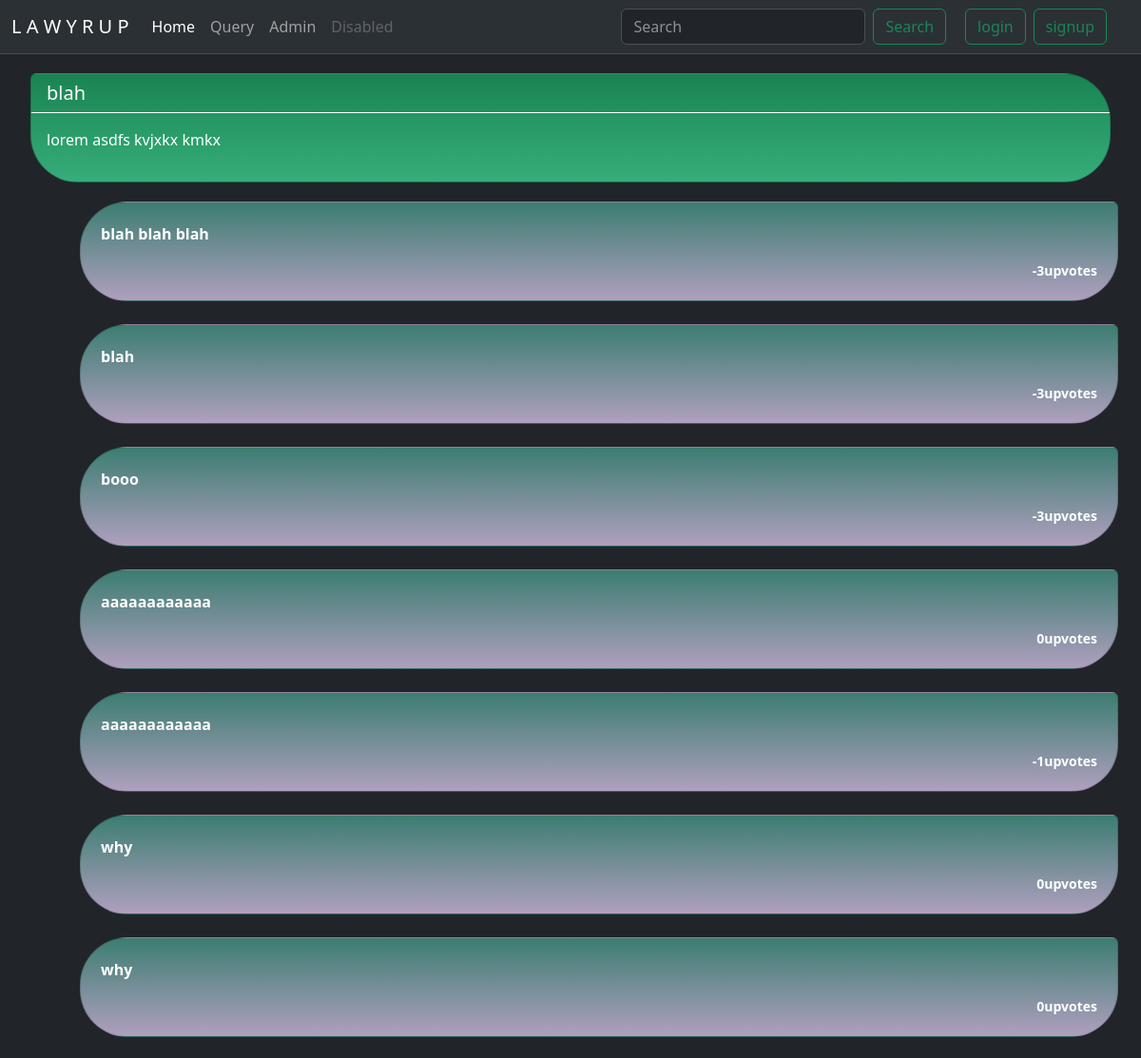
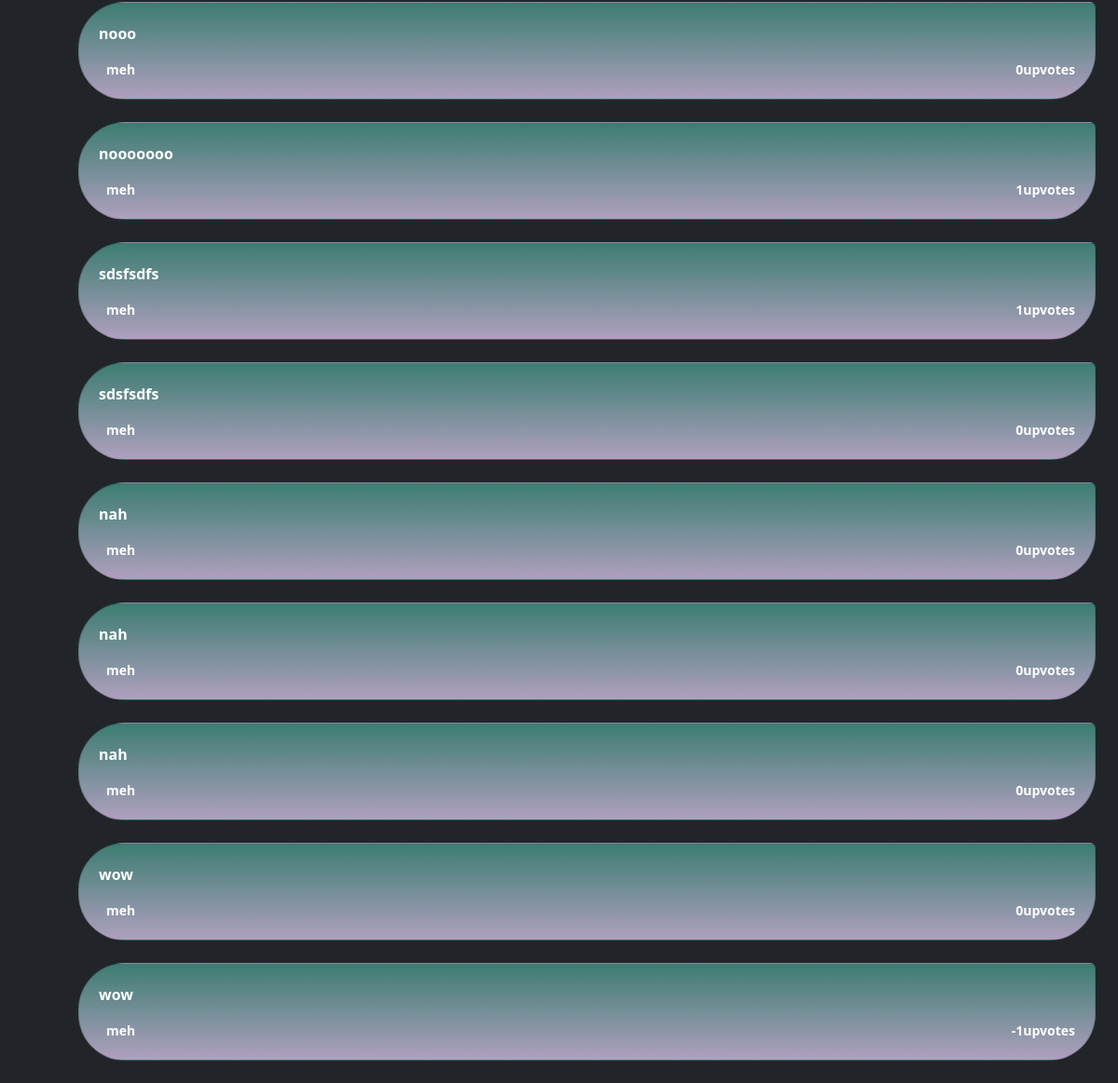
The app's page /comp/_thread.php?threadid=1 with its own data (2 pictures, top to bottom).
### tables this page shows
CREATE TABLE `forum` (
  `thread_id` int(10) NOT NULL,
  `thread_title` varchar(255) NOT NULL,
  `thread_desc` text NOT NULL,
  `thread_user_id` int(11) NOT NULL,
  `timestamp` datetime NOT NULL DEFAULT current_timestamp()
);

CREATE TABLE `comment` (
  `comment_id` int(8) NOT NULL,
  `comment_content` text NOT NULL,
  `thread_id` int(8) NOT NULL,
  `comment_by` int(8) NOT NULL,
  `comment_time` datetime NOT NULL DEFAULT current_timestamp(),
  `upvotes` int(60) NOT NULL
);

CREATE TABLE `users` (
  `sno` int(8) NOT NULL,
  `user_email` varchar(30) NOT NULL,
  `user_name` varchar(70) NOT NULL,
  `user_pass` varchar(255) NOT NULL,
  `timestamp` datetime NOT NULL DEFAULT current_timestamp(),
  `upvotes` int(60) NOT NULL,
  `ban` int(60) NOT NULL DEFAULT 0
);

### comp/_thread.php (the view, shortened to what this page needs)
<!doctype html>
<html lang="en">
  <head>
    <link href="https://cdn.jsdelivr.net/npm/bootstrap@5.3.0/dist/css/bootstrap.min.css" rel="stylesheet">
  </head>
  <body class="bg-dark">
  <?php include '_nav.php'; ?>
  <?php include '_dbconnect.php';
  $id=$_GET['threadid'];
  $sql="select * from forum where thread_id='$id' ";
  $result=mysqli_query($conn,$sql);
  while($row=mysqli_fetch_assoc($result)){
    $title=$row['thread_title'];
    $desc=$row['thread_desc'];
  echo '<div class="container-fluid align-left mt-3" >
      <div class="card bg-secondary text-white " style="background: linear-gradient(180deg, #198754, #36ac7a 98%);border-bottom-right-radius: 50px;border-bottom-left-radius: 50px;border-top-right-radius: 50px; margin:20px">
      <h5 class="card-header border-white">'.$title.'</h5>
      <div class="card-body">
        <p class="card-text">'.$desc.'</p>
        <p class="text-weight-strong"> </p>
      </div>
    </div>
  </div>';}
  ?>
<div class="container my-3" style="margin-right:0;">
  <?php
  include '_dbconnect.php';
  $sql4="select * from comment where thread_id=$id";
  $result4=mysqli_query($conn,$sql4);
  while($row2=mysqli_fetch_assoc($result4)){
    include '_dbconnect.php';
    $userc=$row2['comment_by'];
    $sqlu="select * from users where sno=$userc";
    $result5=mysqli_query($conn,$sqlu);
    $blah=mysqli_fetch_assoc($result5);
    echo ' <div class="container">
    <div class=" card mb-4" style="background: linear-gradient(180deg, #3c7d71, #ad9fbd 98%);color: white;font-weight: bold;border-bottom-left-radius: 50px;border-top-left-radius: 50px;border-bottom-right-radius: 50px; padding:5px;">
              <div class="card-body">
                <p>'.$row2['comment_content'].'</p>
                <div class="d-flex justify-content-between">
                  <div class="d-flex flex-row align-items-center">
                    <p class="small mb-0 ms-2 fw-bold">'.$blah['user_name'].'</p>
                    </div>
                    ';
                    echo '<p class="small mb-0 ms-2 fw-bold">'.$row2['upvotes'].'upvotes</p>';
                    echo '
                    </div></div>
                  </div>
                  </div>';
                }
                ?>
</div>
</body>
</html>

### records on screen
forum: thread_title "blah", thread_desc "lorem asdfs kvjxkx kmkx"
comment: comment_content "blah blah blah", upvotes "-3"
comment: comment_content "blah", upvotes "-3"
comment: comment_content "booo", upvotes "-3"
comment: comment_content "aaaaaaaaaaaa", upvotes "0"
comment: comment_content "aaaaaaaaaaaa", upvotes "-1"
comment: comment_content "why", upvotes "0"
comment: comment_content "why", upvotes "0"
comment: comment_content "nooo", users.user_name "meh", upvotes "0"
comment: comment_content "nooooooo", users.user_name "meh", upvotes "1"
comment: comment_content "sdsfsdfs", users.user_name "meh", upvotes "1"
comment: comment_content "sdsfsdfs", users.user_name "meh", upvotes "0"
comment: comment_content "nah", users.user_name "meh", upvotes "0"
comment: comment_content "nah", users.user_name "meh", upvotes "0"
comment: comment_content "nah", users.user_name "meh", upvotes "0"
comment: comment_content "wow", users.user_name "meh", upvotes "0"
comment: comment_content "wow", users.user_name "meh", upvotes "-1"
